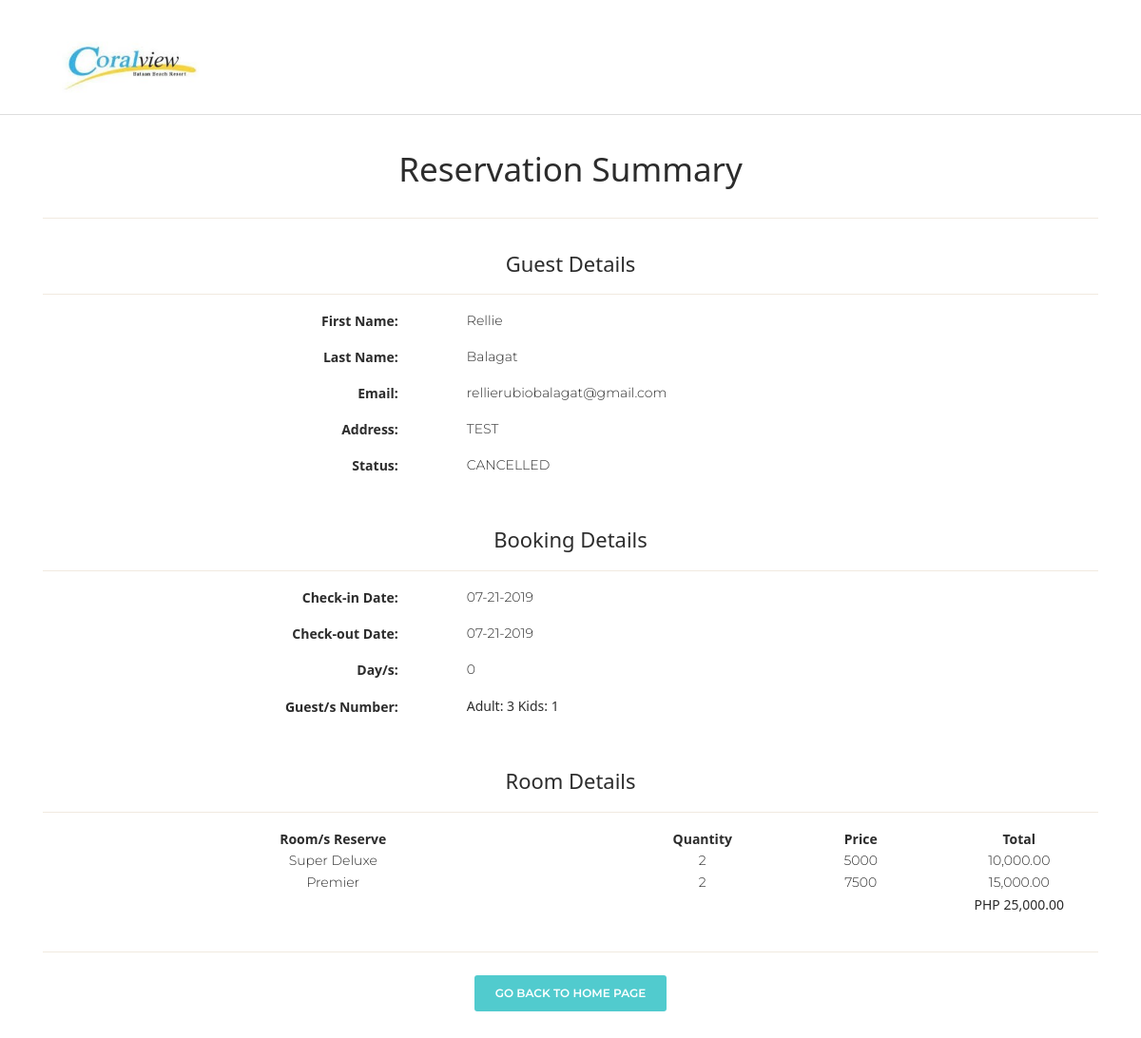
/view_reservation.php?reference_no=CRLVW-E909936, run on an earlier commit of the app's database.
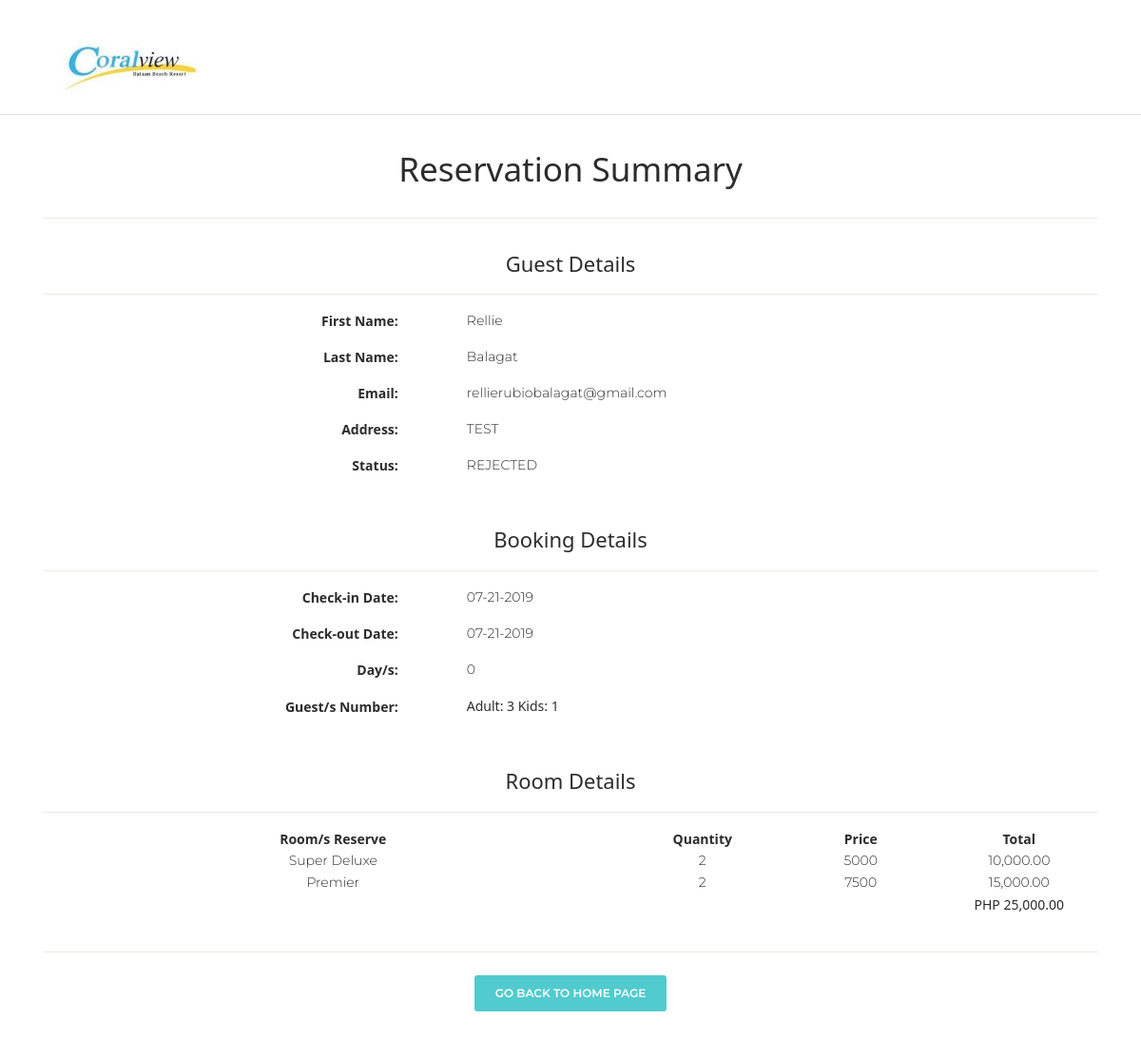
And on a later commit of the database.
### tables this page shows
CREATE TABLE `reservation` (
  `id` int(11) NOT NULL,
  `guest_id` int(11) DEFAULT NULL,
  `reference_no` varchar(255) DEFAULT NULL,
  `status` varchar(255) DEFAULT NULL,
  `payment` varchar(255) DEFAULT NULL,
  `check_in_date` datetime DEFAULT NULL,
  `check_out_date` datetime DEFAULT NULL,
  `adult_count` int(11) DEFAULT NULL,
  `kids_count` int(11) DEFAULT NULL,
  `date_created` datetime DEFAULT current_timestamp(),
  `date_updated` datetime DEFAULT NULL
);

CREATE TABLE `guest` (
  `id` int(11) NOT NULL,
  `first_name` varchar(255) DEFAULT NULL,
  `last_name` varchar(255) DEFAULT NULL,
  `address` varchar(255) DEFAULT NULL,
  `email` varchar(255) DEFAULT NULL,
  `contact_number` varchar(255) DEFAULT NULL
);

CREATE TABLE `rooms` (
  `Id` int(11) NOT NULL,
  `number` varchar(255) DEFAULT NULL,
  `type` varchar(255) DEFAULT NULL,
  `peak_rate` float DEFAULT NULL,
  `off_peak_rate` float DEFAULT NULL,
  `description` varchar(255) DEFAULT NULL,
  `image` varchar(255) DEFAULT NULL,
  `capacity` int(11) DEFAULT NULL,
  `inclusions` text DEFAULT NULL
);

CREATE TABLE `booking_rooms` (
  `id` int(11) NOT NULL,
  `reservation_id` int(11) DEFAULT NULL,
  `room_id` int(11) DEFAULT NULL,
  `quantity` int(11) DEFAULT NULL
);

### view_reservation.php (the view, shortened to what the changed rows need)
<?php
include('common/header.php');
$db = connect_to_db();
if(isset($_REQUEST["reference_no"])) {
    $reference_no = $_REQUEST["reference_no"];
}
?>
    <div class="container">
        <div class="row">
            <div class="col">
            <h2 class="text-center mt-3">Reservation Summary</h2>
            <?php
            $reservation_details_query = "SELECT * FROM reservation RES
                INNER JOIN guest G ON G.id = RES.guest_id
                WHERE RES.reference_no = '$reference_no'";
            $reservation_details_result = mysqli_query($db, $reservation_details_query);
            if($reservation_details_result) {
                echo '
                <div class="row">
                    <div class="col">
                ';
                while($reservation = mysqli_fetch_assoc($reservation_details_result)) {
                    $dateDiff = date_diff(date_create($reservation["check_in_date"]), date_create($reservation["check_out_date"]));
                    $diff = $dateDiff->format('%d');
                    echo '
                        <table style="width: 60%; margin: 0 auto;">
                            <tr>
                                <th style="width: 30%;" class="text-right pr-5 pb-3">First Name:</th>
                                <td style="width: 70%;" class="pb-3 pl-4">' . $reservation["first_name"]  . '</td>
                            </tr>
                            <tr>
                                <th style="width: 30%;" class="text-right pr-5 pb-3">Last Name:</th>
                                <td style="width: 70%;" class="pb-3 pl-4">' . $reservation["last_name"] . '</td>
                            </tr>
                            <tr>
                                <th style="width: 30%;" class="text-right pr-5 pb-3">Email:</th>
                                <td style="width: 70%;" class="pb-3 pl-4">' . $reservation["email"] . '</td>
                            </tr>
                            <tr>
                                <th style="width: 30%;" class="text-right pr-5 pb-3">Address:</th>
                                <td style="width: 70%;" class="pb-3 pl-4">' . $reservation["address"] . '</td>
                            </tr>
                            <tr>
                                <th style="width: 30%;" class="text-right pr-5 pb-3">Status:</th>
                                <td style="width: 70%;" class="pb-3 pl-4">' . $reservation["status"] . '</td>
                            </tr>
                        </table>
                        <br />
                        <h5 class="text-center mt-3">Booking Details</h5>
                        <hr />
                        <table style="width: 60%; margin: 0 auto;">
                            <tr>
                                <th style="width: 30%;" class="text-right pr-5 pb-3"><b>Check-in Date: </b></th>
                                <td style="width: 70%;" class="pb-3 pl-4">' . date_format(new Datetime($reservation["check_in_date"]), "m-d-Y")  . '</td>
                            </tr>
                            <tr>
                                <th style="width: 30%;" class="text-right pr-5 pb-3"><b>Check-out Date: </b></th>
                                <td style="width: 70%;" class="pb-3 pl-4">' . date_format(new Datetime($reservation["check_out_date"]), "m-d-Y") . '</td>
                            </tr>
                            <tr>
                                <th style="width: 30%;" class="text-right pr-5 pb-3"><b>Day/s: </b></th>
                                <td style="width: 70%;" class="pb-3 pl-4">' . $diff . '</td>
                            </tr>
                            <tr>
                                <th style="width: 30%;" class="text-right pr-5 pb-3"><b>Guest/s Number: </b></th>
                                <td style="width: 70%;" class="pb-3 pl-4"><span>Adult: ' . $reservation["adult_count"] .  '</span> <span>Kids: ' . $reservation["kids_count"] . '</span></td>
                            </tr>
                        </table>
                        <br>
                    ';
                }
                echo '
                        </div>
                    </div>
                ';
            }
            ?>
            <?php
            $room_reservation_details_query = "SELECT * FROM reservation RES
                INNER JOIN guest G ON G.id = RES.guest_id
                INNER JOIN booking_rooms BR ON RES.id = BR.reservation_id
                INNER JOIN rooms R ON BR.room_id = R.Id
                WHERE RES.reference_no = '$reference_no'";
            $room_reservation_details_result = mysqli_query($db, $room_reservation_details_query);
            if($room_reservation_details_result) {
                echo '
                    <hr />
                    <table style="width: 100%;">
                    <tr>
                        <th class="text-center" style="width: 55%;">Room/s Reserve</th>
                        <th class="text-center" style="width: 15%;">Quantity</th>
                        <th class="text-center" style="width: 15%;">Price</th>
                        <th class="text-center" style="width: 15%;">Total</th>
                    </tr>
                ';
                while($room_reservation = mysqli_fetch_assoc($room_reservation_details_result)) {
                    $total_price = $room_reservation["peak_rate"] * $room_reservation["quantity"];
                    echo '
                        <tr>
                            <td class="text-center" style="width: 55%;">' . $room_reservation["type"] . '</td>
                            <td class="text-center" style="width: 15%;">' . $room_reservation["quantity"] . '</td>
                            <td class="text-center" style="width: 15%;">' . $room_reservation["peak_rate"] . '</td>
                            <td class="text-center" style="width: 15%;"> ' . number_format($total_price, 2)  . '</td>
                        </tr>
                    ';
                }
                echo '</table>';
            }
            ?>
            <br />
            </div>
        </div>
    </div>
<?php
include('common/footer.php');
?>

What changed in the data, as far as the page shows it:
changed reservation "Rellie": status "CANCELLED" → "REJECTED"
